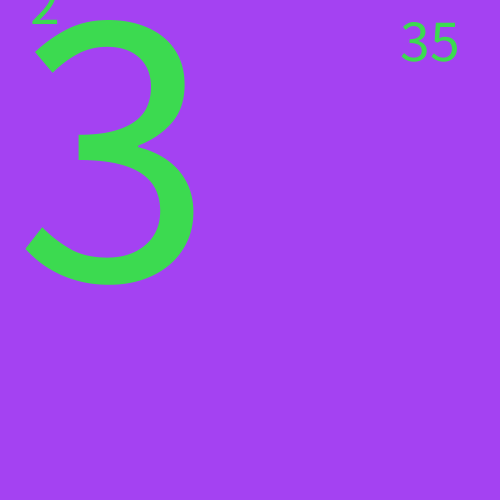
Frame 1 (no input)
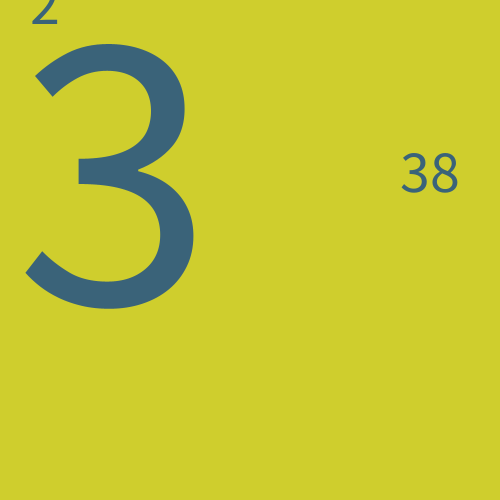
Frame 60 (the mouse pressed at the canvas centre just before this capture)
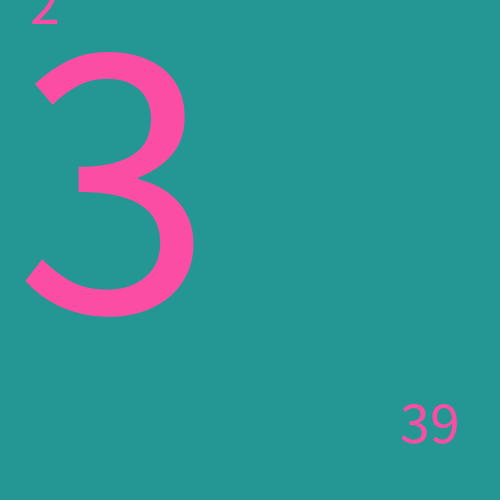
Frame 120 (the mouse held since frame 60 and released just before this capture)

The Processing sketch that drew these frames (run headless with seeded random() and noise(); from frame 60 on, the mouse is pressed at the canvas centre):

// Processing sketch: processing_174790
// ── processing_174790.pde

void setup(){
  size(500,500);

}
void draw(){
background(random(255),random(255),random(255));

int m=minute(),s=second(),h=hour();
float hy=(height+20)/60*m;
float my=(height+20)/60*s;
float sy=map(millis()%2000,0,2000,0,500);


 fill(random(255),random(255),random(255));
textSize(60);
text(h,30,hy);
textSize(400);
text(m,15,my);
textSize(60);
text(s,400,sy);
}
